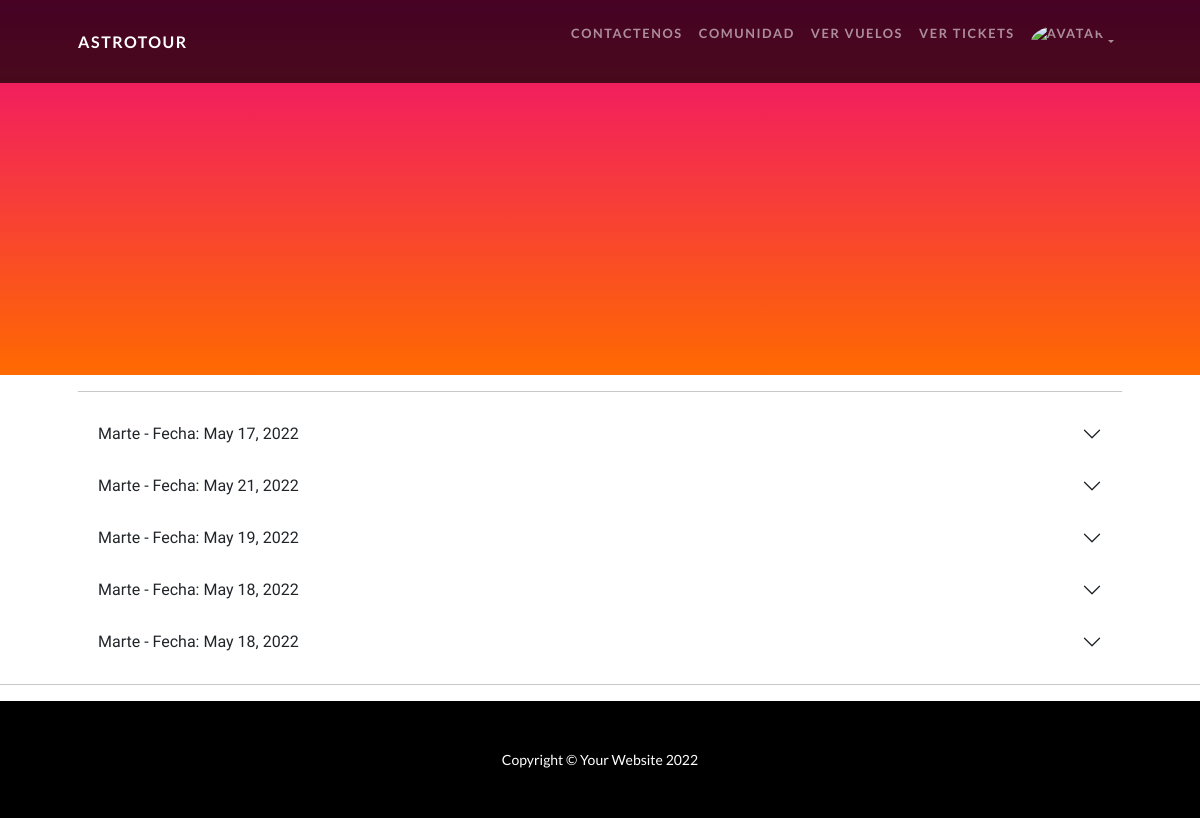
The app's page /viaje/mostrar-vuelos (signed in) with its own data.
### Viajes/models.py (models this page shows)
class Vuelos(models.Model):
    vuelo_ticket = models.ManyToManyField(Ticket_abordaje, through= "Vuelos_pasajeros", blank = True)
    vehiculo = models.ForeignKey(Vehiculo, on_delete= models.CASCADE, blank = True, null = True)
    asientos_disponibles = models.IntegerField(blank = True, null = True)
    destino = models.ForeignKey(Destino, on_delete= models.CASCADE, blank = True, null = True)
    fecha = models.DateField(blank = True, null = True)
    tiempo_viaje = models.IntegerField(blank = True, null = True)

class Destino(models.Model):
    lugar = models.CharField(max_length = 50)
    ubicacion = models.CharField(max_length= 50)
    kilometros = models.IntegerField()
    gravedad = models.FloatField()
    resumen = models.TextField()
    descripcion = models.TextField()
    imagen = models.ImageField(upload_to = "imagen")
    def __str__(self):
        return f"{self.lugar}"

### Viajes/views.py (the view)
# urls.py: path("mostrar-vuelos", views.Vuelos_vista.as_view(), name = "Mostrar_vuelos"),
class Vuelos_vista(SuperuserRequiredMixin, ListView):
    model = Vuelos
    template_name = "mostrar_vuelos.html"

### Viajes/models.py (called while the page is built)
    def __str__(self):
        return f"{self.nombre_vehiculo}"

### Viajes/views.py (called while the page is built)
    def test_func(self):
        return self.request.user.is_superuser

### Viajes/templates/mostrar_vuelos.html (shortened to what this page needs)
{% extends "padre.html" %}
{% load mathfilters %}
{% block ContenidoQueCambia %}
<section class="page-section" id="services">
    <div class="container px-4 px-lg-5">
        <hr class="divider" />
        <div class="row gx-4 gx-lg-5">
            {% for vuelo in object_list %}
            <div class="accordion accordion-flush" id="accordionFlushExample">
                <div class="accordion-item">
                  <h2 class="accordion-header" id="flush-headingOne">
                    <button class="accordion-button collapsed" type="button" data-bs-toggle="collapse" data-bs-target="#flush-collapseOne{{vuelo.id}}" aria-expanded="false" aria-controls="flush-collapseOne">
                        {{vuelo.destino}} - Fecha: {{vuelo.fecha}}
                    </button>
                  </h2>
                </div>
              </div>
            {% endfor %}
        </div>
    </div>
</section>
<hr class="divider" />
{% endblock ContenidoQueCambia %}

### records on screen
Vuelos: destino "Marte", fecha "May 17, 2022"
Vuelos: destino "Marte", fecha "May 21, 2022"
Vuelos: destino "Marte", fecha "May 19, 2022"
Vuelos: destino "Marte", fecha "May 18, 2022"
Vuelos: destino "Marte", fecha "May 18, 2022"
